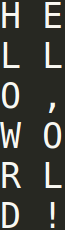
#> input picture hello.png, 65 x 230 px
$ python getASCIIpic.py hello.png   (Python 2 division)
#> lines starting #> are read from the running program, lines starting #| are printed output that depends on the picture
# encoding:utf-8

#terminal: python MyCache.py helloworld.png
from PIL import Image
import argparse

#命令行输入参数处理
parser = argparse.ArgumentParser()

parser.add_argument('file')     #输入文件
parser.add_argument('-o', '--output')   #输出文件
parser.add_argument('--width', type = int, default = 32 * 8) #输出字符画宽
parser.add_argument('--height', type = int, default = 256) #输出字符画高


#这里要看图片像素，宽像素是多少，高像素是多少，不然不成比例
#获取参数
args = parser.parse_args()

IMG = args.file
WIDTH = args.width
HEIGHT = args.height
OUTPUT = args.output

# ascii_char = list("$@B%8&WM#*oahkbdpqwmZO0QLCJUYXzcvunxrjft/\|()1{}[]?-_+~<>i!lI;:,\"^`'. ")
ascii_char = list("01")

# 将256灰度映射到32×8个字符上
def get_char(r,g,b,alpha = 256):
    if alpha == 0:
        return ' '
    length = len(ascii_char)
    gray = int(0.2126 * r + 0.7152 * g + 0.0722 * b)

    unit = (256.0 + 1)/length
    return ascii_char[int(gray/unit)]

if __name__ == '__main__':

    im = Image.open(IMG)
#> im is the input picture: PIL image 65x230 RGB; mean R, G, B 66.5, 67.3, 61.3
    im = im.resize((WIDTH,HEIGHT), Image.NEAREST)
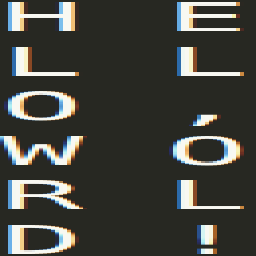
#> im: PIL image 256x256 RGB; mean R, G, B 67.2, 68, 62

    txt = ""

    for i in range(HEIGHT):
        for j in range(WIDTH):
            txt += get_char(*im.getpixel((j,i)))
        txt += '\n'

    print txt
#> (printed output is left out)

    # 字符画输出到文件
    if OUTPUT:
        with open(OUTPUT,'w') as f:
            f.write(txt)
    else:
        with open("Memory32*8*256.txt",'w') as f:#二进制文件write binary
            f.write(txt)
